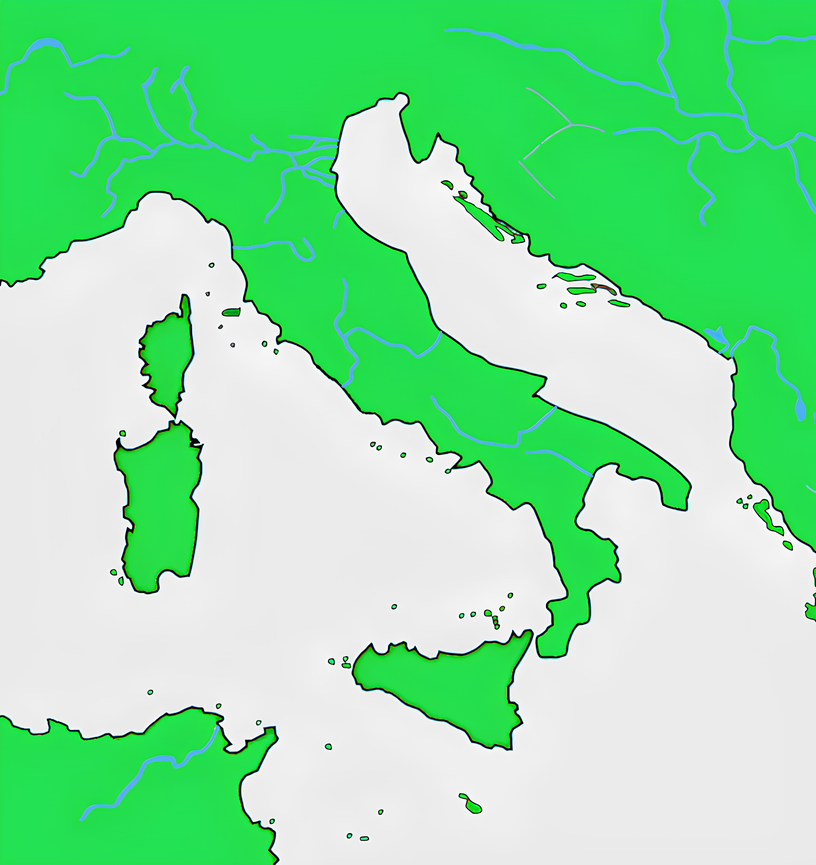
#> input picture map_upscaled.png, 816 x 865 px, shrunk from 2220 x 2352 before the run
$ python map_maker.py
#> lines starting #> are read from the running program, lines starting #| are printed output that depends on the picture; after the words box and inside, x2 and y2 are one past the last pixel; in counts of white or black regions, pixels touching at a corner belong together
import cv2
import numpy as np

# Load the image
image = cv2.imread('map_upscaled.png', cv2.IMREAD_GRAYSCALE)
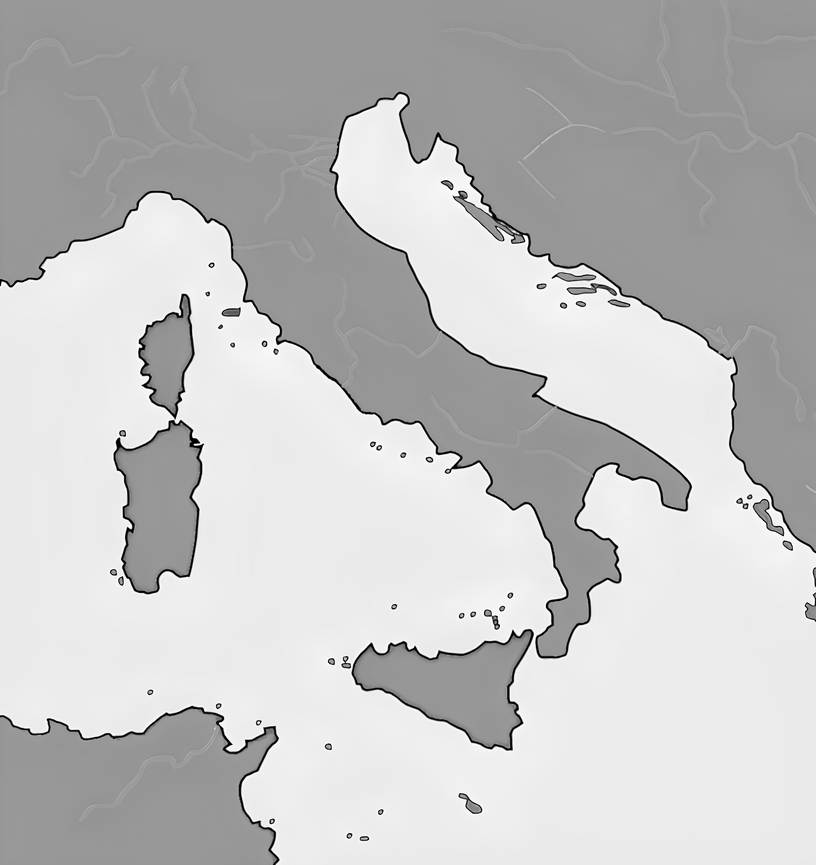
#> image: shape (865, 816); min 0, max 255, mean 193.2

# Apply a Gaussian blur to the image
blurred = cv2.GaussianBlur(image, (5, 5), 0)

# Use the Canny algorithm to detect edges
edges = cv2.Canny(blurred, 100, 200)
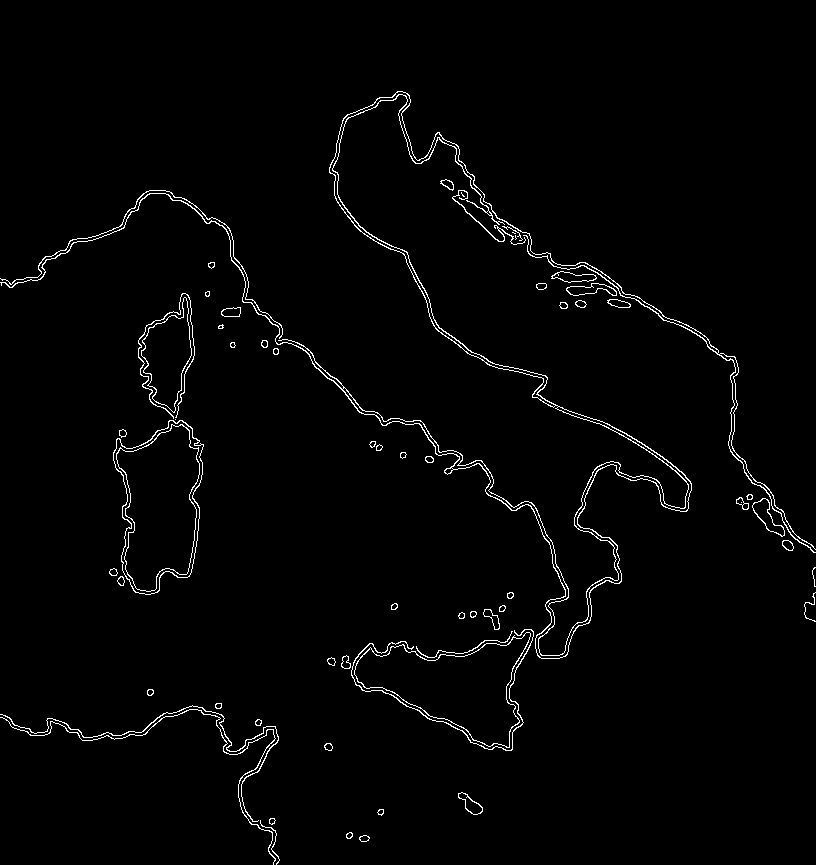
#> edges: shape (865, 816); 1.8% white in thin lines or dots, all inside (x1, y1, x2, y2) = (0, 91, 816, 865)

# Show the result
cv2.imshow('Edges', edges)
cv2.waitKey(0)
cv2.destroyAllWindows()
